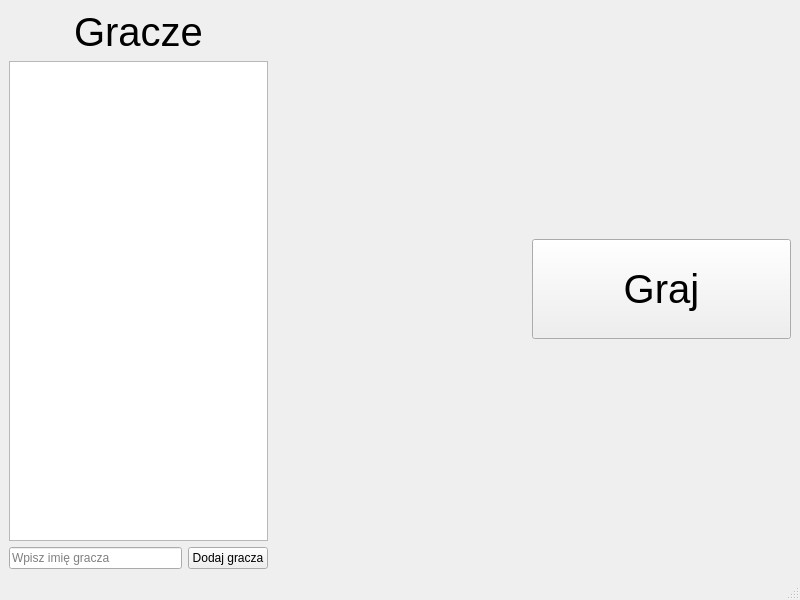
<?xml version="1.0" encoding="UTF-8"?>
<ui version="4.0">
 <class>MainWindow</class>
 <widget class="QMainWindow" name="MainWindow">
  <property name="geometry">
   <rect>
    <x>0</x>
    <y>0</y>
    <width>800</width>
    <height>600</height>
   </rect>
  </property>
  <property name="windowTitle">
   <string>MainWindow</string>
  </property>
  <widget class="QWidget" name="centralwidget">
   <layout class="QHBoxLayout" name="horizontalLayout_2">
    <item>
     <layout class="QVBoxLayout" name="verticalLayout">
      <item>
       <widget class="QLabel" name="label">
        <property name="sizePolicy">
         <sizepolicy hsizetype="Preferred" vsizetype="Maximum">
          <horstretch>0</horstretch>
          <verstretch>0</verstretch>
         </sizepolicy>
        </property>
        <property name="baseSize">
         <size>
          <width>50</width>
          <height>20</height>
         </size>
        </property>
        <property name="font">
         <font>
          <pointsize>30</pointsize>
         </font>
        </property>
        <property name="text">
         <string>Gracze</string>
        </property>
        <property name="alignment">
         <set>Qt::AlignCenter</set>
        </property>
       </widget>
      </item>
      <item>
       <widget class="QListWidget" name="ListaGraczy">
        <property name="sizePolicy">
         <sizepolicy hsizetype="Expanding" vsizetype="MinimumExpanding">
          <horstretch>0</horstretch>
          <verstretch>0</verstretch>
         </sizepolicy>
        </property>
        <property name="minimumSize">
         <size>
          <width>0</width>
          <height>10</height>
         </size>
        </property>
        <property name="maximumSize">
         <size>
          <width>16777215</width>
          <height>167222</height>
         </size>
        </property>
       </widget>
      </item>
      <item>
       <layout class="QHBoxLayout" name="horizontalLayout">
        <item>
         <widget class="QLineEdit" name="lineEdit">
          <property name="placeholderText">
           <string>Wpisz imię gracza</string>
          </property>
         </widget>
        </item>
        <item>
         <widget class="QPushButton" name="DodajGraczaButton">
          <property name="sizePolicy">
           <sizepolicy hsizetype="Maximum" vsizetype="Maximum">
            <horstretch>0</horstretch>
            <verstretch>0</verstretch>
           </sizepolicy>
          </property>
          <property name="cursor">
           <cursorShape>PointingHandCursor</cursorShape>
          </property>
          <property name="text">
           <string>Dodaj gracza</string>
          </property>
         </widget>
        </item>
       </layout>
      </item>
     </layout>
    </item>
    <item>
     <spacer name="horizontalSpacer">
      <property name="orientation">
       <enum>Qt::Horizontal</enum>
      </property>
      <property name="sizeHint" stdset="0">
       <size>
        <width>253</width>
        <height>20</height>
       </size>
      </property>
     </spacer>
    </item>
    <item>
     <widget class="QPushButton" name="GrajButton">
      <property name="sizePolicy">
       <sizepolicy hsizetype="Expanding" vsizetype="Expanding">
        <horstretch>0</horstretch>
        <verstretch>0</verstretch>
       </sizepolicy>
      </property>
      <property name="minimumSize">
       <size>
        <width>2</width>
        <height>2</height>
       </size>
      </property>
      <property name="maximumSize">
       <size>
        <width>500</width>
        <height>100</height>
       </size>
      </property>
      <property name="baseSize">
       <size>
        <width>200</width>
        <height>200</height>
       </size>
      </property>
      <property name="font">
       <font>
        <pointsize>30</pointsize>
       </font>
      </property>
      <property name="cursor">
       <cursorShape>PointingHandCursor</cursorShape>
      </property>
      <property name="text">
       <string>Graj</string>
      </property>
      <property name="autoExclusive">
       <bool>false</bool>
      </property>
     </widget>
    </item>
   </layout>
  </widget>
  <widget class="QMenuBar" name="menubar">
   <property name="geometry">
    <rect>
     <x>0</x>
     <y>0</y>
     <width>800</width>
     <height>20</height>
    </rect>
   </property>
  </widget>
  <widget class="QStatusBar" name="statusbar"/>
 </widget>
 <resources/>
 <connections/>
</ui>
